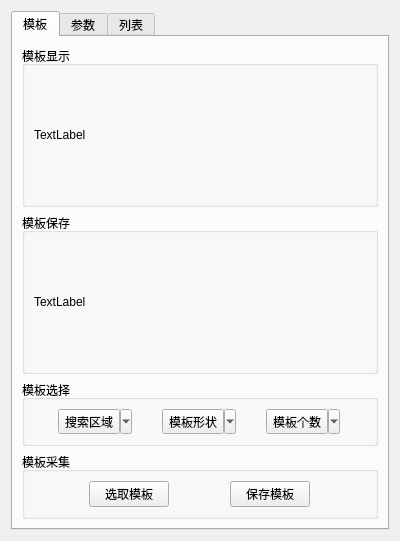
<?xml version="1.0" encoding="UTF-8"?>
<ui version="4.0">
 <class>Frame</class>
 <widget class="QFrame" name="Frame">
  <property name="geometry">
   <rect>
    <x>0</x>
    <y>0</y>
    <width>400</width>
    <height>541</height>
   </rect>
  </property>
  <property name="windowTitle">
   <string>模板匹配</string>
  </property>
  <layout class="QGridLayout" name="gridLayout">
   <item row="0" column="0">
    <widget class="QTabWidget" name="tabWidget_5">
     <property name="currentIndex">
      <number>0</number>
     </property>
     <widget class="QWidget" name="tab_7">
      <attribute name="title">
       <string>模板</string>
      </attribute>
      <layout class="QGridLayout" name="gridLayout_31">
       <property name="leftMargin">
        <number>0</number>
       </property>
       <property name="topMargin">
        <number>0</number>
       </property>
       <property name="rightMargin">
        <number>0</number>
       </property>
       <property name="bottomMargin">
        <number>0</number>
       </property>
       <property name="spacing">
        <number>0</number>
       </property>
       <item row="0" column="0">
        <widget class="QWidget" name="widget_15" native="true">
         <layout class="QVBoxLayout" name="verticalLayout_8">
          <item>
           <widget class="QGroupBox" name="groupBox_8">
            <property name="title">
             <string>模板显示</string>
            </property>
            <layout class="QGridLayout" name="gridLayout_33">
             <item row="0" column="0">
              <widget class="QLabel" name="label_10">
               <property name="text">
                <string>TextLabel</string>
               </property>
              </widget>
             </item>
            </layout>
           </widget>
          </item>
          <item>
           <widget class="QGroupBox" name="groupBox_11">
            <property name="title">
             <string>模板保存</string>
            </property>
            <layout class="QGridLayout" name="gridLayout_36">
             <item row="0" column="0">
              <widget class="QLabel" name="label_19">
               <property name="text">
                <string>TextLabel</string>
               </property>
              </widget>
             </item>
            </layout>
           </widget>
          </item>
          <item>
           <widget class="QGroupBox" name="groupBox_9">
            <property name="sizePolicy">
             <sizepolicy hsizetype="Preferred" vsizetype="Fixed">
              <horstretch>0</horstretch>
              <verstretch>0</verstretch>
             </sizepolicy>
            </property>
            <property name="title">
             <string>模板选择</string>
            </property>
            <layout class="QGridLayout" name="gridLayout_34">
             <item row="0" column="0">
              <widget class="QToolButton" name="toolButton_7">
               <property name="sizePolicy">
                <sizepolicy hsizetype="Fixed" vsizetype="Preferred">
                 <horstretch>0</horstretch>
                 <verstretch>0</verstretch>
                </sizepolicy>
               </property>
               <property name="text">
                <string>搜索区域</string>
               </property>
               <property name="popupMode">
                <enum>QToolButton::MenuButtonPopup</enum>
               </property>
              </widget>
             </item>
             <item row="0" column="1">
              <widget class="QToolButton" name="toolButton_4">
               <property name="sizePolicy">
                <sizepolicy hsizetype="Fixed" vsizetype="Preferred">
                 <horstretch>0</horstretch>
                 <verstretch>0</verstretch>
                </sizepolicy>
               </property>
               <property name="text">
                <string>模板形状</string>
               </property>
               <property name="popupMode">
                <enum>QToolButton::MenuButtonPopup</enum>
               </property>
              </widget>
             </item>
             <item row="0" column="2">
              <widget class="QToolButton" name="toolButton_8">
               <property name="sizePolicy">
                <sizepolicy hsizetype="Fixed" vsizetype="Preferred">
                 <horstretch>0</horstretch>
                 <verstretch>0</verstretch>
                </sizepolicy>
               </property>
               <property name="text">
                <string>模板个数</string>
               </property>
               <property name="popupMode">
                <enum>QToolButton::MenuButtonPopup</enum>
               </property>
              </widget>
             </item>
            </layout>
           </widget>
          </item>
          <item>
           <widget class="QGroupBox" name="groupBox_17">
            <property name="sizePolicy">
             <sizepolicy hsizetype="Preferred" vsizetype="Fixed">
              <horstretch>0</horstretch>
              <verstretch>0</verstretch>
             </sizepolicy>
            </property>
            <property name="title">
             <string>模板采集</string>
            </property>
            <layout class="QGridLayout" name="gridLayout_37">
             <item row="0" column="0">
              <widget class="QPushButton" name="pushButton_23">
               <property name="sizePolicy">
                <sizepolicy hsizetype="Fixed" vsizetype="Fixed">
                 <horstretch>0</horstretch>
                 <verstretch>0</verstretch>
                </sizepolicy>
               </property>
               <property name="text">
                <string>选取模板</string>
               </property>
              </widget>
             </item>
             <item row="0" column="1">
              <widget class="QPushButton" name="pushButton_24">
               <property name="sizePolicy">
                <sizepolicy hsizetype="Fixed" vsizetype="Fixed">
                 <horstretch>0</horstretch>
                 <verstretch>0</verstretch>
                </sizepolicy>
               </property>
               <property name="text">
                <string>保存模板</string>
               </property>
              </widget>
             </item>
            </layout>
           </widget>
          </item>
         </layout>
        </widget>
       </item>
      </layout>
     </widget>
     <widget class="QWidget" name="tab_8">
      <attribute name="title">
       <string>参数</string>
      </attribute>
      <layout class="QGridLayout" name="gridLayout_35">
       <item row="1" column="0">
        <widget class="QGroupBox" name="groupBox_16">
         <property name="title">
          <string>高级参数</string>
         </property>
         <layout class="QGridLayout" name="gridLayout_40">
          <item row="2" column="0">
           <widget class="QLabel" name="label_17">
            <property name="sizePolicy">
             <sizepolicy hsizetype="Fixed" vsizetype="Preferred">
              <horstretch>0</horstretch>
              <verstretch>0</verstretch>
             </sizepolicy>
            </property>
            <property name="text">
             <string>贪婪系数(%)：</string>
            </property>
            <property name="alignment">
             <set>Qt::AlignCenter</set>
            </property>
           </widget>
          </item>
          <item row="1" column="0">
           <widget class="QLabel" name="label_14">
            <property name="sizePolicy">
             <sizepolicy hsizetype="Fixed" vsizetype="Preferred">
              <horstretch>0</horstretch>
              <verstretch>0</verstretch>
             </sizepolicy>
            </property>
            <property name="text">
             <string>金字塔层数：</string>
            </property>
            <property name="alignment">
             <set>Qt::AlignCenter</set>
            </property>
           </widget>
          </item>
          <item row="1" column="1" colspan="2">
           <widget class="QSpinBox" name="spinBox_4"/>
          </item>
          <item row="2" column="1" colspan="2">
           <widget class="QScrollBar" name="horizontalScrollBar_3">
            <property name="orientation">
             <enum>Qt::Horizontal</enum>
            </property>
           </widget>
          </item>
          <item row="0" column="0">
           <widget class="QLabel" name="label_16">
            <property name="sizePolicy">
             <sizepolicy hsizetype="Fixed" vsizetype="Preferred">
              <horstretch>0</horstretch>
              <verstretch>0</verstretch>
             </sizepolicy>
            </property>
            <property name="font">
             <font>
              <underline>false</underline>
             </font>
            </property>
            <property name="text">
             <string>角度步长：</string>
            </property>
            <property name="alignment">
             <set>Qt::AlignCenter</set>
            </property>
           </widget>
          </item>
          <item row="0" column="1" colspan="2">
           <widget class="QSpinBox" name="spinBox_6"/>
          </item>
         </layout>
        </widget>
       </item>
       <item row="0" column="0">
        <widget class="QGroupBox" name="groupBox_10">
         <property name="title">
          <string>基本参数</string>
         </property>
         <layout class="QGridLayout" name="gridLayout_38">
          <item row="1" column="1" colspan="2">
           <widget class="QSpinBox" name="spinBox_2"/>
          </item>
          <item row="5" column="1" colspan="2">
           <widget class="QScrollBar" name="horizontalScrollBar">
            <property name="orientation">
             <enum>Qt::Horizontal</enum>
            </property>
           </widget>
          </item>
          <item row="2" column="0">
           <widget class="QLabel" name="label_13">
            <property name="sizePolicy">
             <sizepolicy hsizetype="Fixed" vsizetype="Preferred">
              <horstretch>0</horstretch>
              <verstretch>0</verstretch>
             </sizepolicy>
            </property>
            <property name="text">
             <string>角度范围：</string>
            </property>
            <property name="alignment">
             <set>Qt::AlignCenter</set>
            </property>
           </widget>
          </item>
          <item row="1" column="0">
           <widget class="QLabel" name="label_12">
            <property name="sizePolicy">
             <sizepolicy hsizetype="Fixed" vsizetype="Preferred">
              <horstretch>0</horstretch>
              <verstretch>0</verstretch>
             </sizepolicy>
            </property>
            <property name="text">
             <string>相似度(%)：</string>
            </property>
            <property name="alignment">
             <set>Qt::AlignCenter</set>
            </property>
           </widget>
          </item>
          <item row="2" column="2">
           <widget class="QSpinBox" name="spinBox_5"/>
          </item>
          <item row="2" column="1">
           <widget class="QSpinBox" name="spinBox_3"/>
          </item>
          <item row="4" column="0">
           <widget class="QLabel" name="label_15">
            <property name="sizePolicy">
             <sizepolicy hsizetype="Fixed" vsizetype="Preferred">
              <horstretch>0</horstretch>
              <verstretch>0</verstretch>
             </sizepolicy>
            </property>
            <property name="text">
             <string>涨缩范围：</string>
            </property>
            <property name="alignment">
             <set>Qt::AlignCenter</set>
            </property>
           </widget>
          </item>
          <item row="5" column="0">
           <widget class="QLabel" name="label_18">
            <property name="sizePolicy">
             <sizepolicy hsizetype="Fixed" vsizetype="Preferred">
              <horstretch>0</horstretch>
              <verstretch>0</verstretch>
             </sizepolicy>
            </property>
            <property name="text">
             <string>重叠系数(%)：</string>
            </property>
            <property name="alignment">
             <set>Qt::AlignCenter</set>
            </property>
           </widget>
          </item>
          <item row="0" column="1" colspan="2">
           <widget class="QComboBox" name="comboBox_8">
            <item>
             <property name="text">
              <string>轮廓匹配</string>
             </property>
            </item>
            <item>
             <property name="text">
              <string>灰度匹配</string>
             </property>
            </item>
           </widget>
          </item>
          <item row="4" column="1">
           <widget class="QSpinBox" name="spinBox_8"/>
          </item>
          <item row="0" column="0">
           <widget class="QLabel" name="label_11">
            <property name="sizePolicy">
             <sizepolicy hsizetype="Fixed" vsizetype="Preferred">
              <horstretch>0</horstretch>
              <verstretch>0</verstretch>
             </sizepolicy>
            </property>
            <property name="text">
             <string>匹配模式：</string>
            </property>
            <property name="alignment">
             <set>Qt::AlignCenter</set>
            </property>
           </widget>
          </item>
          <item row="4" column="2">
           <widget class="QSpinBox" name="spinBox_13"/>
          </item>
         </layout>
        </widget>
       </item>
      </layout>
     </widget>
     <widget class="QWidget" name="tab_9">
      <attribute name="title">
       <string>列表</string>
      </attribute>
     </widget>
    </widget>
   </item>
  </layout>
 </widget>
 <resources/>
 <connections/>
</ui>
